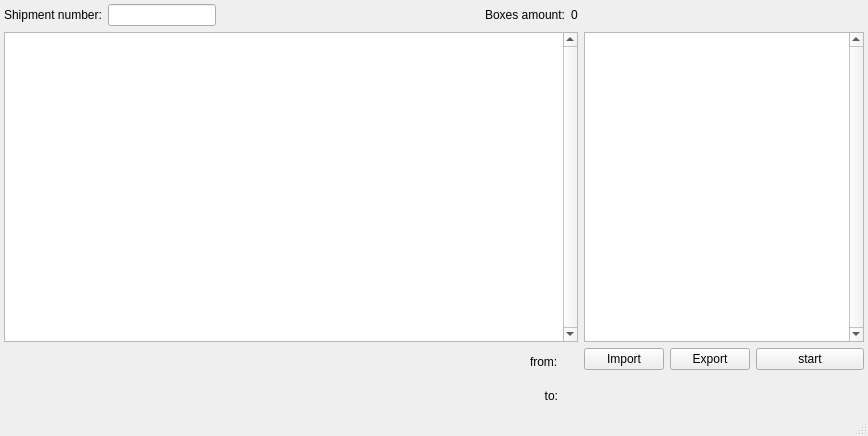
<?xml version="1.0" encoding="UTF-8"?>
<ui version="4.0">
 <class>MainWindow</class>
 <widget class="QMainWindow" name="MainWindow">
  <property name="geometry">
   <rect>
    <x>0</x>
    <y>0</y>
    <width>868</width>
    <height>436</height>
   </rect>
  </property>
  <property name="windowTitle">
   <string>Shipment Packing Assistant</string>
  </property>
  <property name="locale">
   <locale language="English" country="UnitedStates"/>
  </property>
  <property name="toolButtonStyle">
   <enum>Qt::ToolButtonIconOnly</enum>
  </property>
  <widget class="QWidget" name="centralwidget">
   <layout class="QGridLayout" name="gridLayout">
    <property name="leftMargin">
     <number>4</number>
    </property>
    <property name="topMargin">
     <number>4</number>
    </property>
    <property name="rightMargin">
     <number>4</number>
    </property>
    <property name="bottomMargin">
     <number>4</number>
    </property>
    <item row="0" column="3">
     <widget class="QLabel" name="boxes_amount_label">
      <property name="text">
       <string>Boxes amount:</string>
      </property>
     </widget>
    </item>
    <item row="0" column="4">
     <widget class="QLabel" name="boxes_amount">
      <property name="text">
       <string>0</string>
      </property>
     </widget>
    </item>
    <item row="3" column="0" colspan="5">
     <layout class="QGridLayout" name="sample_info_grid">
      <property name="sizeConstraint">
       <enum>QLayout::SetFixedSize</enum>
      </property>
      <item row="0" column="2">
       <widget class="QLabel" name="pos_from">
        <property name="sizePolicy">
         <sizepolicy hsizetype="Preferred" vsizetype="Preferred">
          <horstretch>0</horstretch>
          <verstretch>0</verstretch>
         </sizepolicy>
        </property>
        <property name="font">
         <font>
          <pointsize>18</pointsize>
         </font>
        </property>
        <property name="text">
         <string>&lt;from&gt;</string>
        </property>
       </widget>
      </item>
      <item row="0" column="1">
       <widget class="QLabel" name="from_label">
        <property name="sizePolicy">
         <sizepolicy hsizetype="Preferred" vsizetype="Preferred">
          <horstretch>0</horstretch>
          <verstretch>0</verstretch>
         </sizepolicy>
        </property>
        <property name="text">
         <string>from:</string>
        </property>
       </widget>
      </item>
      <item row="0" column="0" rowspan="3">
       <widget class="QLabel" name="current_sample">
        <property name="sizePolicy">
         <sizepolicy hsizetype="MinimumExpanding" vsizetype="Preferred">
          <horstretch>0</horstretch>
          <verstretch>0</verstretch>
         </sizepolicy>
        </property>
        <property name="font">
         <font>
          <pointsize>40</pointsize>
         </font>
        </property>
        <property name="text">
         <string>&lt;current sample&gt;</string>
        </property>
        <property name="alignment">
         <set>Qt::AlignCenter</set>
        </property>
       </widget>
      </item>
      <item row="1" column="1" rowspan="2">
       <widget class="QLabel" name="to_label">
        <property name="sizePolicy">
         <sizepolicy hsizetype="Preferred" vsizetype="Preferred">
          <horstretch>0</horstretch>
          <verstretch>0</verstretch>
         </sizepolicy>
        </property>
        <property name="text">
         <string>to:</string>
        </property>
        <property name="alignment">
         <set>Qt::AlignRight|Qt::AlignTrailing|Qt::AlignVCenter</set>
        </property>
       </widget>
      </item>
      <item row="1" column="2" rowspan="2">
       <widget class="QLabel" name="pos_to">
        <property name="sizePolicy">
         <sizepolicy hsizetype="Preferred" vsizetype="Preferred">
          <horstretch>0</horstretch>
          <verstretch>0</verstretch>
         </sizepolicy>
        </property>
        <property name="font">
         <font>
          <pointsize>18</pointsize>
         </font>
        </property>
        <property name="text">
         <string>&lt;to&gt;</string>
        </property>
       </widget>
      </item>
     </layout>
    </item>
    <item row="0" column="2">
     <spacer name="horizontalSpacer">
      <property name="orientation">
       <enum>Qt::Horizontal</enum>
      </property>
      <property name="sizeHint" stdset="0">
       <size>
        <width>40</width>
        <height>20</height>
       </size>
      </property>
     </spacer>
    </item>
    <item row="0" column="1">
     <widget class="QLineEdit" name="shipment_number">
      <property name="sizePolicy">
       <sizepolicy hsizetype="Minimum" vsizetype="Fixed">
        <horstretch>0</horstretch>
        <verstretch>0</verstretch>
       </sizepolicy>
      </property>
     </widget>
    </item>
    <item row="3" column="5">
     <layout class="QGridLayout" name="main_buttons_grid">
      <property name="sizeConstraint">
       <enum>QLayout::SetDefaultConstraint</enum>
      </property>
      <item row="0" column="0">
       <widget class="QPushButton" name="import_button">
        <property name="sizePolicy">
         <sizepolicy hsizetype="Maximum" vsizetype="Fixed">
          <horstretch>0</horstretch>
          <verstretch>0</verstretch>
         </sizepolicy>
        </property>
        <property name="minimumSize">
         <size>
          <width>48</width>
          <height>0</height>
         </size>
        </property>
        <property name="text">
         <string>Import</string>
        </property>
        <property name="icon">
         <iconset>
          <normaloff>../resources/import-6.svg</normaloff>../resources/import-6.svg</iconset>
        </property>
        <property name="iconSize">
         <size>
          <width>28</width>
          <height>28</height>
         </size>
        </property>
       </widget>
      </item>
      <item row="0" column="1">
       <widget class="QPushButton" name="export_button">
        <property name="sizePolicy">
         <sizepolicy hsizetype="Fixed" vsizetype="Fixed">
          <horstretch>0</horstretch>
          <verstretch>0</verstretch>
         </sizepolicy>
        </property>
        <property name="minimumSize">
         <size>
          <width>48</width>
          <height>0</height>
         </size>
        </property>
        <property name="text">
         <string>Export</string>
        </property>
        <property name="icon">
         <iconset>
          <normaloff>../resources/export-6.svg</normaloff>../resources/export-6.svg</iconset>
        </property>
        <property name="iconSize">
         <size>
          <width>28</width>
          <height>28</height>
         </size>
        </property>
       </widget>
      </item>
      <item row="1" column="0" colspan="4">
       <spacer name="verticalSpacer">
        <property name="orientation">
         <enum>Qt::Vertical</enum>
        </property>
        <property name="sizeType">
         <enum>QSizePolicy::Minimum</enum>
        </property>
        <property name="sizeHint" stdset="0">
         <size>
          <width>20</width>
          <height>40</height>
         </size>
        </property>
       </spacer>
      </item>
      <item row="0" column="2" colspan="2">
       <widget class="QPushButton" name="work_button">
        <property name="sizePolicy">
         <sizepolicy hsizetype="Preferred" vsizetype="Preferred">
          <horstretch>0</horstretch>
          <verstretch>0</verstretch>
         </sizepolicy>
        </property>
        <property name="text">
         <string>start</string>
        </property>
       </widget>
      </item>
     </layout>
    </item>
    <item row="0" column="0">
     <widget class="QLabel" name="shipment_number_label">
      <property name="sizePolicy">
       <sizepolicy hsizetype="Fixed" vsizetype="Minimum">
        <horstretch>0</horstretch>
        <verstretch>0</verstretch>
       </sizepolicy>
      </property>
      <property name="text">
       <string>Shipment number:</string>
      </property>
     </widget>
    </item>
    <item row="1" column="0" colspan="5">
     <widget class="QTableView" name="map_view">
      <property name="sizePolicy">
       <sizepolicy hsizetype="Expanding" vsizetype="Expanding">
        <horstretch>0</horstretch>
        <verstretch>0</verstretch>
       </sizepolicy>
      </property>
      <property name="focusPolicy">
       <enum>Qt::NoFocus</enum>
      </property>
      <property name="verticalScrollBarPolicy">
       <enum>Qt::ScrollBarAlwaysOn</enum>
      </property>
      <property name="sizeAdjustPolicy">
       <enum>QAbstractScrollArea::AdjustToContents</enum>
      </property>
      <property name="selectionMode">
       <enum>QAbstractItemView::SingleSelection</enum>
      </property>
      <attribute name="horizontalHeaderMinimumSectionSize">
       <number>32</number>
      </attribute>
      <attribute name="verticalHeaderVisible">
       <bool>true</bool>
      </attribute>
      <attribute name="verticalHeaderCascadingSectionResizes">
       <bool>false</bool>
      </attribute>
     </widget>
    </item>
    <item row="1" column="5">
     <widget class="ShipmentListView" name="list_view">
      <property name="sizePolicy">
       <sizepolicy hsizetype="Preferred" vsizetype="Expanding">
        <horstretch>0</horstretch>
        <verstretch>0</verstretch>
       </sizepolicy>
      </property>
      <property name="minimumSize">
       <size>
        <width>280</width>
        <height>0</height>
       </size>
      </property>
      <property name="verticalScrollBarPolicy">
       <enum>Qt::ScrollBarAlwaysOn</enum>
      </property>
      <property name="sizeAdjustPolicy">
       <enum>QAbstractScrollArea::AdjustToContents</enum>
      </property>
      <property name="autoScroll">
       <bool>true</bool>
      </property>
      <property name="dragEnabled">
       <bool>true</bool>
      </property>
      <property name="dragDropMode">
       <enum>QAbstractItemView::DragOnly</enum>
      </property>
      <property name="selectionMode">
       <enum>QAbstractItemView::SingleSelection</enum>
      </property>
      <property name="selectionBehavior">
       <enum>QAbstractItemView::SelectRows</enum>
      </property>
      <attribute name="horizontalHeaderCascadingSectionResizes">
       <bool>false</bool>
      </attribute>
      <attribute name="horizontalHeaderMinimumSectionSize">
       <number>24</number>
      </attribute>
      <attribute name="verticalHeaderVisible">
       <bool>false</bool>
      </attribute>
     </widget>
    </item>
   </layout>
  </widget>
  <widget class="QStatusBar" name="status_bar"/>
 </widget>
 <customwidgets>
  <customwidget>
   <class>ShipmentListView</class>
   <extends>QTableView</extends>
   <header>shipment_list_view</header>
  </customwidget>
 </customwidgets>
 <tabstops>
  <tabstop>shipment_number</tabstop>
  <tabstop>list_view</tabstop>
  <tabstop>import_button</tabstop>
  <tabstop>export_button</tabstop>
  <tabstop>work_button</tabstop>
 </tabstops>
 <resources/>
 <connections/>
</ui>
